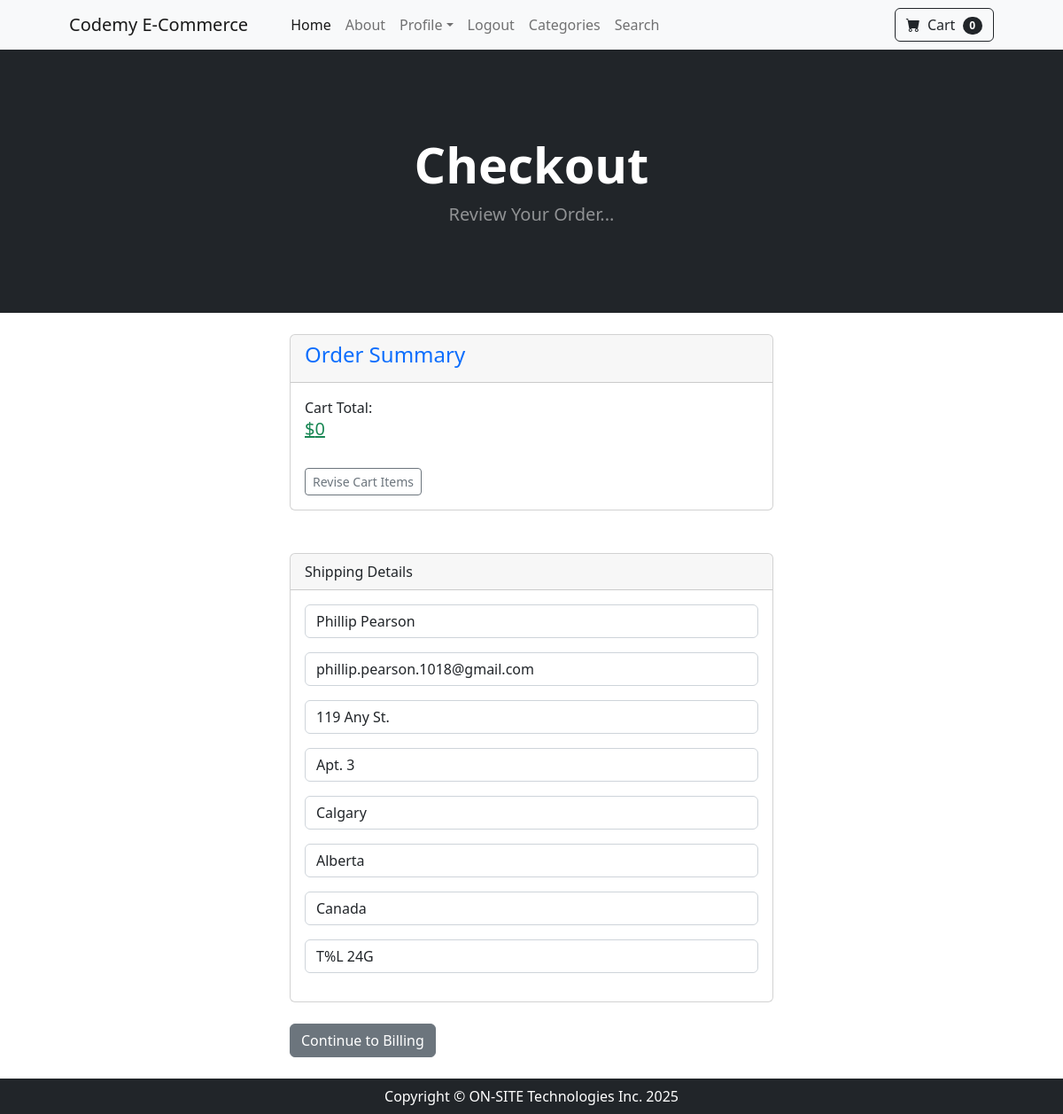
/payment/checkout/ (signed in), run on the app's committed database.
### payment/models.py (models this page shows, shortened)
class ShippingAddress(models.Model):
  user = models.ForeignKey(User, on_delete=models.CASCADE, null=True, blank=True)
  shipping_full_name = models.CharField(max_length=250, blank=True)
  shipping_email = models.EmailField(max_length=250, blank=True)
  shipping_address1 = models.CharField(max_length=200, blank=True)
  shipping_address2 = models.CharField(max_length=200, blank=True, null=True)
  shipping_city = models.CharField(max_length=100, blank=True)
  shipping_province = models.CharField(max_length=100, null=True, blank=True)
  shipping_country = models.CharField(max_length=100, null=True, blank=True)
  shipping_postal_code = models.CharField(max_length=7, null=True, blank=True)
  class Meta:
    verbose_name_plural ='Shipping Address'

### payment/views.py (the view)
# urls.py: path('checkout/', views.checkout, name='checkout'),
def checkout(request):
  cart = Cart(request)
  cart_products = cart.get_prods
  quantities = cart.get_quants
  totals = cart.cart_total()
  if request.user.is_authenticated:
    shipping_user = ShippingAddress.objects.get(user__id=request.user.id)
    shipping_form = ShippingForm(request.POST or None, instance=shipping_user,)
    return render(request, 'payment/checkout.html', {'cart_products': cart_products, 'quantities': quantities, 'totals': totals, 'shipping_form': shipping_form, })
  else:
    shipping_form = ShippingForm(request.POST or None,)
    return render(request, 'payment/checkout.html', {'cart_products': cart_products, 'quantities': quantities, 'totals': totals, 'shipping_form': shipping_form })

### cart/cart.py (called while the page is built, shortened)
  def __len__(self):
    return len(self.cart)

  def get_prods(self):
    product_ids = self.cart.keys()
    products = Product.objects.filter(id__in=product_ids)
    return products

  def cart_total(self):
    product_ids = self.cart.keys()
    products = Product.objects.filter(id__in=product_ids)
    quantities = self.cart
    total = 0
    return total

### cart/context_processors.py (called while the page is built)
def cart(request):
  return {'cart': Cart(request)}

### payment/templates/payment/checkout.html (shortened to what this page needs)
{% extends 'base.html' %}
{% block content %}
<header class="bg-dark py-5">
    <div class="container px-4 px-lg-5 my-5">
        <div class="text-center text-white">
            <h1 class="display-4 fw-bolder">Checkout</h1>
            <p class="lead fw-normal text-white-50 mb-0">Review Your Order...</p>
        </div>
    </div>
</header>
<br/>
<div class="container">
  <div class="row">
      <div class="col-md-6 offset-md-3">
       <div class="card">
        <div class="card-header">
            <h4 class="text-primary">Order Summary</h4>
        </div>
        <div class="card-body">
            Cart Total: <h5 class="text-success text-decoration-underline">${{ totals }}</h5>
            <br>
            <a href="{% url 'cart_summary' %}" class="btn btn-sm btn-outline-secondary">Revise Cart Items</a>
            <br>
        </div>
        </div>
        <br><br>
        <div class="card">
            <div class="card-header">
                Shipping Details
            </div>
            <div class="card-body">
                <form method="POST" action="{% url 'billing_info' %}">
                    {{ shipping_form.as_p }}
            </div>
        </div>
        <br>
          <button type="submit" class="btn btn-secondary">Continue to Billing</button>
        <br><br>
      </div>
  </div>
</div>
{% endblock %}

### data on the page
ShippingAddress: shipping_full_name "Phillip Pearson", shipping_email "phillip.pearson.1018@gmail.com", shipping_address1 "119 Any St.", shipping_address2 "Apt. 3", shipping_city "Calgary", shipping_province "Alberta", shipping_country "Canada", shipping_postal_code "T%L 24G"

### other printed values
{{ cart|length }} "0"
{{ totals }} "0"
